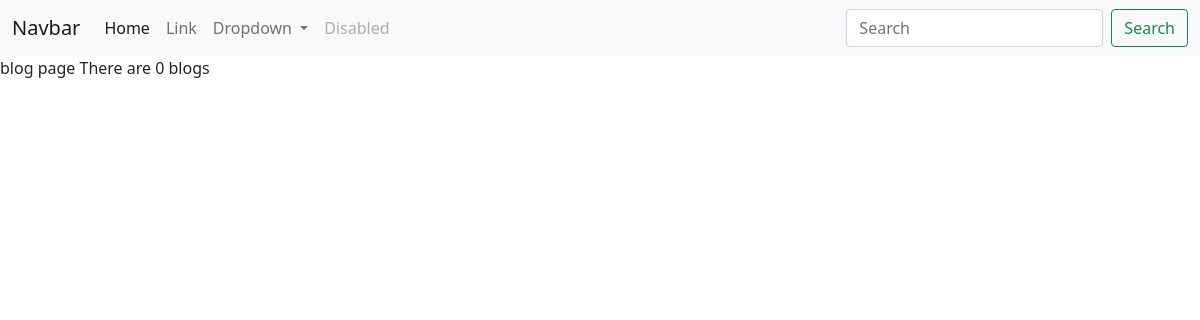
The page /blog/ on the database as committed earlier.
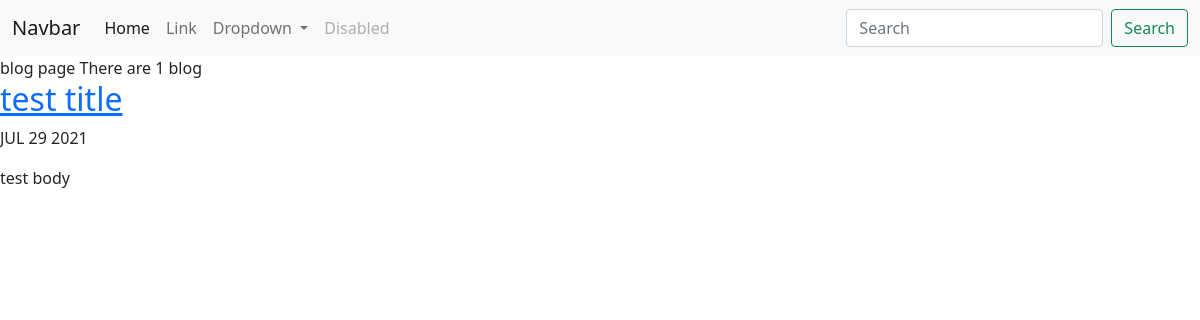
The same page on the database as committed later.
### blog/models.py (models this page shows, shortened)
class Blog(models.Model):
    title = models.CharField(max_length=100)
    body = models.TextField()
    date = models.DateField()

### blog/views.py (the view)
# urls.py: path('', views.all_blogs, name='all_blogs'),
def all_blogs(request):
    blogs = Blog.objects.order_by('-date') # can limit to first five by including this at the end: [:5]
    return render(request, 'blog/all_blogs.html', {'blogs':blogs})

### blog/templates/blog/all_blogs.html
{% extends 'portfolio/base.html' %}
{% block content %}
blog page
There are {{ blogs.count }} blog{{ blogs.count|pluralize }}
{% for blog in blogs %}
<a href="{% url 'blog:detail' blog.id %}"><h2>{{ blog.title }}</h2></a>
<p>{{ blog.date|date:'M d Y'|upper }}</p>
<p>{{ blog.body|striptags|truncatechars:100 }}</p>
{% endfor %}
{% endblock %}

Rows that differ between the two databases and show on the page:
added Blog: title "test title", date "JUL 29 2021", body "test body"
Other text that changed with them:
{{ blogs.count }}: "0" → "1"
